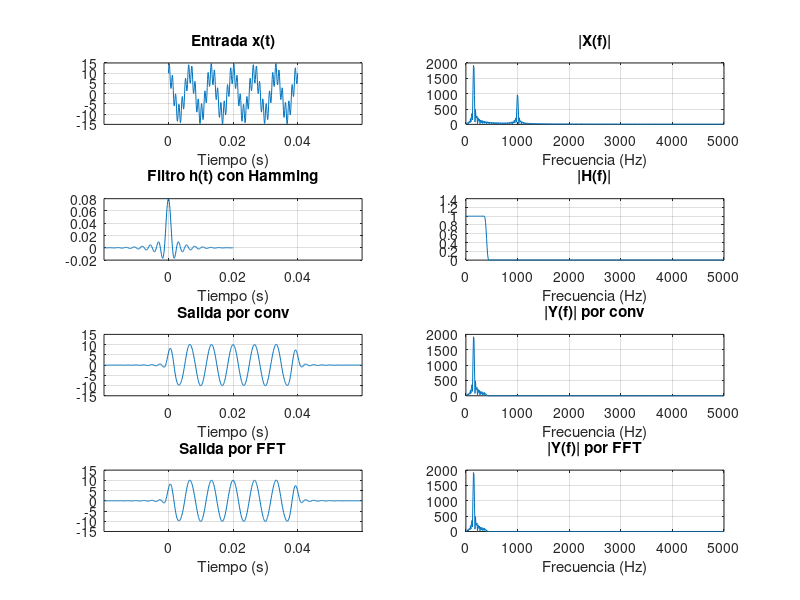

The MATLAB script that drew this image:
# EJ 4

clear; clc; close all;

% 1. Frecuencia de muestreo
Fm = 10000;
Nx = 401;
nx = 0:Nx-1;
tx = nx/Fm;

% 2. Señal de entrada
x = 10*cos(2*pi*150*tx) + 5*sin(2*pi*1000*tx);

% 3. Filtro pasabajos
Fc = 400;
Nh = 400;
nh = -(Nh-1)/2:(Nh-1)/2;
th = nh/Fm;

% Respuesta ideal
h_ideal = (2*Fc/Fm)*sinc(2*Fc*nh/Fm);

% Ventana de Hamming
ventana = hamming(Nh).';
h = h_ideal .* ventana;

% Normalizar
h = h/sum(h);

% 4. Convolución directa
y_directa = conv(x,h);
Ny = Nx + Nh - 1;
ny = (nx(1)+nh(1)):(nx(end)+nh(end));
ty = ny/Fm;


% 5. Convolución mediante FFT
N = 1024;
assert(N >= Ny);

x_pad = [x, zeros(1,N-Nx)];
h_pad = [h, zeros(1,N-Nh)];

X = fft(x_pad);
H = fft(h_pad);
Y = X .* H;
Yd = fft(y_directa,N);

y_fft = real(ifft(Y));
y_fft = y_fft(1:Ny);

% Comparar
error_max = max(abs(y_directa-y_fft));
fprintf('Error maximo: %.3e\n', error_max);

% 6. Eje de frecuencias en Hz
f = (0:N/2)*Fm/N;
indices_f = 1:N/2+1;
lim_t = [ty(1),ty(end)];
lim_f = [0,Fm/2];

% 7. Ocho gráficos
figure(1);

subplot(4,2,1);
plot(tx,x); grid on; xlim(lim_t);
title('Entrada x(t)');
xlabel('Tiempo (s)');

subplot(4,2,2);
plot(f,abs(X(indices_f))); grid on; xlim(lim_f);
title('|X(f)|');
xlabel('Frecuencia (Hz)');

subplot(4,2,3);
plot(th,h); grid on; xlim(lim_t);
title('Filtro h(t) con Hamming');
xlabel('Tiempo (s)');

subplot(4,2,4);
plot(f,abs(H(indices_f))); grid on; xlim(lim_f);
title('|H(f)|');
xlabel('Frecuencia (Hz)');

subplot(4,2,5);
plot(ty,y_directa); grid on; xlim(lim_t);
title('Salida por conv');
xlabel('Tiempo (s)');

subplot(4,2,6);
plot(f,abs(Yd(indices_f))); grid on; xlim(lim_f);
title('|Y(f)| por conv');
xlabel('Frecuencia (Hz)');

subplot(4,2,7);
plot(ty,y_fft); grid on; xlim(lim_t);
title('Salida por FFT');
xlabel('Tiempo (s)');

subplot(4,2,8);
plot(f,abs(Y(indices_f))); grid on; xlim(lim_f);
title('|Y(f)| por FFT');
xlabel('Frecuencia (Hz)');
